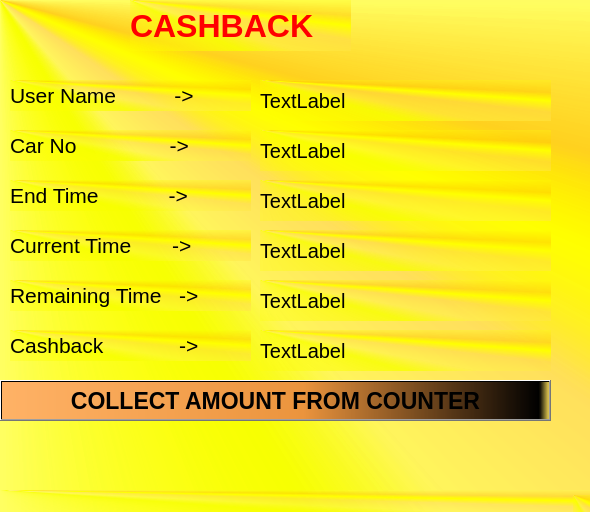
<?xml version="1.0" encoding="UTF-8"?>
<ui version="4.0">
 <class>MainWindow</class>
 <widget class="QMainWindow" name="MainWindow">
  <property name="geometry">
   <rect>
    <x>0</x>
    <y>0</y>
    <width>590</width>
    <height>512</height>
   </rect>
  </property>
  <property name="windowTitle">
   <string>MainWindow</string>
  </property>
  <property name="styleSheet">
   <string notr="true">background-color: qconicalgradient(cx:0, cy:0, angle:135, stop:0 rgba(255, 255, 0, 69), stop:0.375 rgba(255, 255, 0, 69), stop:0.423533 rgba(251, 255, 0, 145), stop:0.45 rgba(247, 255, 0, 208), stop:0.477581 rgba(255, 244, 71, 130), stop:0.518717 rgba(255, 218, 71, 130), stop:0.55 rgba(255, 255, 0, 255), stop:0.57754 rgba(255, 203, 0, 130), stop:0.625 rgba(255, 255, 0, 69), stop:1 rgba(255, 255, 0, 69));</string>
  </property>
  <widget class="QWidget" name="centralwidget">
   <widget class="QLabel" name="CashLabel">
    <property name="geometry">
     <rect>
      <x>130</x>
      <y>0</y>
      <width>221</width>
      <height>51</height>
     </rect>
    </property>
    <property name="font">
     <font>
      <pointsize>24</pointsize>
      <weight>75</weight>
      <bold>true</bold>
     </font>
    </property>
    <property name="styleSheet">
     <string notr="true">color: rgb(255, 0, 0);</string>
    </property>
    <property name="text">
     <string>CASHBACK</string>
    </property>
   </widget>
   <widget class="QLabel" name="UserName">
    <property name="geometry">
     <rect>
      <x>10</x>
      <y>80</y>
      <width>241</width>
      <height>31</height>
     </rect>
    </property>
    <property name="font">
     <font>
      <pointsize>16</pointsize>
      <weight>50</weight>
      <bold>false</bold>
     </font>
    </property>
    <property name="text">
     <string>User Name          -&gt;</string>
    </property>
   </widget>
   <widget class="QLabel" name="CarNo">
    <property name="geometry">
     <rect>
      <x>10</x>
      <y>130</y>
      <width>241</width>
      <height>31</height>
     </rect>
    </property>
    <property name="font">
     <font>
      <pointsize>16</pointsize>
      <weight>50</weight>
      <bold>false</bold>
     </font>
    </property>
    <property name="text">
     <string>Car No                -&gt;</string>
    </property>
   </widget>
   <widget class="QLabel" name="ERime">
    <property name="geometry">
     <rect>
      <x>10</x>
      <y>180</y>
      <width>241</width>
      <height>31</height>
     </rect>
    </property>
    <property name="font">
     <font>
      <pointsize>16</pointsize>
      <weight>50</weight>
      <bold>false</bold>
     </font>
    </property>
    <property name="text">
     <string>End Time            -&gt;</string>
    </property>
   </widget>
   <widget class="QLabel" name="CTime">
    <property name="geometry">
     <rect>
      <x>10</x>
      <y>230</y>
      <width>241</width>
      <height>31</height>
     </rect>
    </property>
    <property name="font">
     <font>
      <pointsize>16</pointsize>
      <weight>50</weight>
      <bold>false</bold>
     </font>
    </property>
    <property name="text">
     <string>Current Time       -&gt;</string>
    </property>
   </widget>
   <widget class="QLabel" name="RTime">
    <property name="geometry">
     <rect>
      <x>10</x>
      <y>280</y>
      <width>241</width>
      <height>31</height>
     </rect>
    </property>
    <property name="font">
     <font>
      <pointsize>16</pointsize>
      <weight>50</weight>
      <bold>false</bold>
     </font>
    </property>
    <property name="text">
     <string>Remaining Time   -&gt;</string>
    </property>
   </widget>
   <widget class="QLabel" name="CashbackRs">
    <property name="geometry">
     <rect>
      <x>10</x>
      <y>330</y>
      <width>241</width>
      <height>31</height>
     </rect>
    </property>
    <property name="font">
     <font>
      <pointsize>16</pointsize>
      <weight>50</weight>
      <bold>false</bold>
     </font>
    </property>
    <property name="text">
     <string>Cashback             -&gt;</string>
    </property>
   </widget>
   <widget class="QPushButton" name="btn">
    <property name="geometry">
     <rect>
      <x>0</x>
      <y>380</y>
      <width>551</width>
      <height>41</height>
     </rect>
    </property>
    <property name="font">
     <font>
      <pointsize>17</pointsize>
      <weight>75</weight>
      <bold>true</bold>
     </font>
    </property>
    <property name="styleSheet">
     <string notr="true">background-color: qlineargradient(spread:pad, x1:0, y1:0, x2:1, y2:0, stop:0 rgba(255, 178, 102, 255), stop:0.55 rgba(235, 148, 61, 255), stop:0.98 rgba(0, 0, 0, 255), stop:1 rgba(0, 0, 0, 0));</string>
    </property>
    <property name="text">
     <string>COLLECT AMOUNT FROM COUNTER</string>
    </property>
   </widget>
   <widget class="QLabel" name="UserNameEdit">
    <property name="geometry">
     <rect>
      <x>260</x>
      <y>80</y>
      <width>291</width>
      <height>41</height>
     </rect>
    </property>
    <property name="font">
     <font>
      <pointsize>15</pointsize>
     </font>
    </property>
    <property name="text">
     <string>TextLabel</string>
    </property>
   </widget>
   <widget class="QLabel" name="CarNoEdit">
    <property name="geometry">
     <rect>
      <x>260</x>
      <y>130</y>
      <width>291</width>
      <height>41</height>
     </rect>
    </property>
    <property name="font">
     <font>
      <pointsize>15</pointsize>
     </font>
    </property>
    <property name="text">
     <string>TextLabel</string>
    </property>
   </widget>
   <widget class="QLabel" name="ETimeEdit">
    <property name="geometry">
     <rect>
      <x>260</x>
      <y>180</y>
      <width>291</width>
      <height>41</height>
     </rect>
    </property>
    <property name="font">
     <font>
      <pointsize>15</pointsize>
     </font>
    </property>
    <property name="text">
     <string>TextLabel</string>
    </property>
   </widget>
   <widget class="QLabel" name="CTimeEdit">
    <property name="geometry">
     <rect>
      <x>260</x>
      <y>230</y>
      <width>291</width>
      <height>41</height>
     </rect>
    </property>
    <property name="font">
     <font>
      <pointsize>15</pointsize>
     </font>
    </property>
    <property name="text">
     <string>TextLabel</string>
    </property>
   </widget>
   <widget class="QLabel" name="RTimeEdit">
    <property name="geometry">
     <rect>
      <x>260</x>
      <y>280</y>
      <width>291</width>
      <height>41</height>
     </rect>
    </property>
    <property name="font">
     <font>
      <pointsize>15</pointsize>
     </font>
    </property>
    <property name="text">
     <string>TextLabel</string>
    </property>
   </widget>
   <widget class="QLabel" name="CashbackRsEdit">
    <property name="geometry">
     <rect>
      <x>260</x>
      <y>330</y>
      <width>291</width>
      <height>41</height>
     </rect>
    </property>
    <property name="font">
     <font>
      <pointsize>15</pointsize>
     </font>
    </property>
    <property name="text">
     <string>TextLabel</string>
    </property>
   </widget>
  </widget>
  <widget class="QMenuBar" name="menubar">
   <property name="geometry">
    <rect>
     <x>0</x>
     <y>0</y>
     <width>590</width>
     <height>26</height>
    </rect>
   </property>
  </widget>
  <widget class="QStatusBar" name="statusbar"/>
 </widget>
 <resources/>
 <connections/>
</ui>
